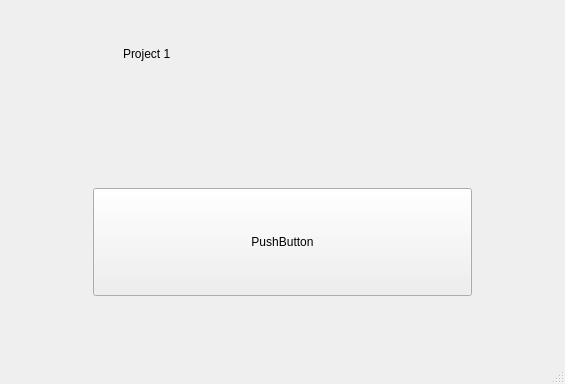
<?xml version="1.0" encoding="UTF-8"?>
<ui version="4.0">
 <class>MainWindow</class>
 <widget class="QMainWindow" name="MainWindow">
  <property name="geometry">
   <rect>
    <x>0</x>
    <y>0</y>
    <width>565</width>
    <height>384</height>
   </rect>
  </property>
  <property name="windowTitle">
   <string>MainWindow</string>
  </property>
  <widget class="QWidget" name="centralwidget">
   <layout class="QVBoxLayout" name="verticalLayout">
    <item>
     <widget class="QWidget" name="widget" native="true">
      <layout class="QVBoxLayout" name="verticalLayout_2">
       <item>
        <widget class="QWidget" name="widget_3" native="true">
         <layout class="QHBoxLayout" name="horizontalLayout">
          <property name="spacing">
           <number>10</number>
          </property>
          <property name="leftMargin">
           <number>75</number>
          </property>
          <property name="topMargin">
           <number>0</number>
          </property>
          <property name="rightMargin">
           <number>75</number>
          </property>
          <property name="bottomMargin">
           <number>0</number>
          </property>
          <item>
           <widget class="QWidget" name="widget_2" native="true">
            <widget class="QLabel" name="head_proj">
             <property name="geometry">
              <rect>
               <x>30</x>
               <y>20</y>
               <width>141</width>
               <height>31</height>
              </rect>
             </property>
             <property name="text">
              <string>Project 1</string>
             </property>
            </widget>
            <widget class="QPushButton" name="pushButton">
             <property name="geometry">
              <rect>
               <x>0</x>
               <y>170</y>
               <width>379</width>
               <height>108</height>
              </rect>
             </property>
             <property name="layoutDirection">
              <enum>Qt::LeftToRight</enum>
             </property>
             <property name="autoFillBackground">
              <bool>false</bool>
             </property>
             <property name="styleSheet">
              <string notr="true">import sys
from PyQt5.QtGui import QPixmap
from PyQt5.QtWidgets import QApplication, QMainWindow, QPushButton

class MainWindow(QMainWindow):
def __init__(self):
 super().__init__()

 self.pushButton = QPushButton(self)
 self.pushButton.setText(&quot;Click Me!&quot;)
 self.pushButton.setGeometry(50, 50, 100, 30)

 self.pushButton.clicked.connect(self.changeImage)

    def changeImage(self):

pixmap = QPixmap(&quot;add_folder.png&quot;)
self.pushButton.setStyleSheet(f&quot;QPushButton {{ border-image: url({pixmap}); }} &quot;)

if __name__ == '__main__':
    app = QApplication(sys.argv)
    mainWindow = MainWindow()
    mainWindow.show()
    sys.exit(app.exec_())</string>
             </property>
             <property name="text">
              <string>PushButton</string>
             </property>
            </widget>
           </widget>
          </item>
         </layout>
        </widget>
       </item>
      </layout>
     </widget>
    </item>
   </layout>
  </widget>
  <widget class="QStatusBar" name="statusbar"/>
 </widget>
 <resources>
  <include location="../images/images.qrc"/>
 </resources>
 <connections/>
</ui>
